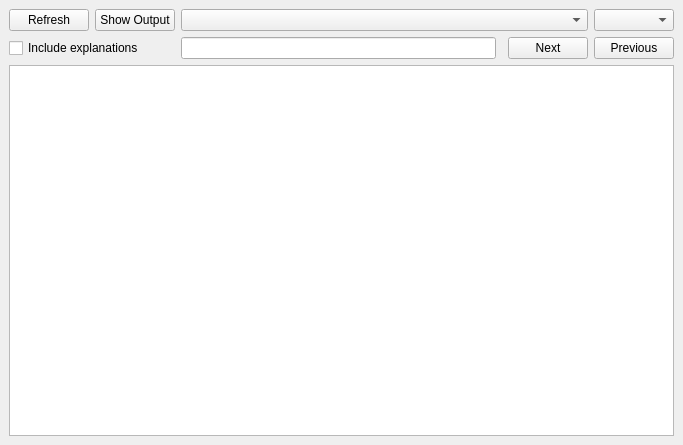
<?xml version="1.0" encoding="UTF-8"?>
<ui version="4.0">
 <class>MainWindow</class>
 <widget class="QMainWindow" name="MainWindow">
  <property name="geometry">
   <rect>
    <x>0</x>
    <y>0</y>
    <width>683</width>
    <height>445</height>
   </rect>
  </property>
  <property name="windowTitle">
   <string>MainWindow</string>
  </property>
  <widget class="QWidget" name="centralwidget">
   <layout class="QGridLayout" name="gridLayout">
    <item row="3" column="0" colspan="7">
     <widget class="QTextEdit" name="textEdit"/>
    </item>
    <item row="0" column="6">
     <widget class="QComboBox" name="comboBox_options"/>
    </item>
    <item row="0" column="0">
     <widget class="QPushButton" name="pushButton_Refresh">
      <property name="text">
       <string>Refresh</string>
      </property>
     </widget>
    </item>
    <item row="0" column="3" colspan="3">
     <widget class="QComboBox" name="comboBox_list_boot"/>
    </item>
    <item row="2" column="0" colspan="2">
     <widget class="QCheckBox" name="checkBox">
      <property name="text">
       <string>Include explanations</string>
      </property>
     </widget>
    </item>
    <item row="2" column="5">
     <widget class="QPushButton" name="nextsearch">
      <property name="text">
       <string>Next</string>
      </property>
     </widget>
    </item>
    <item row="2" column="6">
     <widget class="QPushButton" name="prevsearch">
      <property name="text">
       <string>Previous</string>
      </property>
     </widget>
    </item>
    <item row="0" column="1" colspan="2">
     <widget class="QPushButton" name="pushButton_Final">
      <property name="text">
       <string>Show Output</string>
      </property>
     </widget>
    </item>
    <item row="2" column="3">
     <widget class="QLineEdit" name="lineEdit"/>
    </item>
   </layout>
  </widget>
 </widget>
 <resources/>
 <connections/>
</ui>
